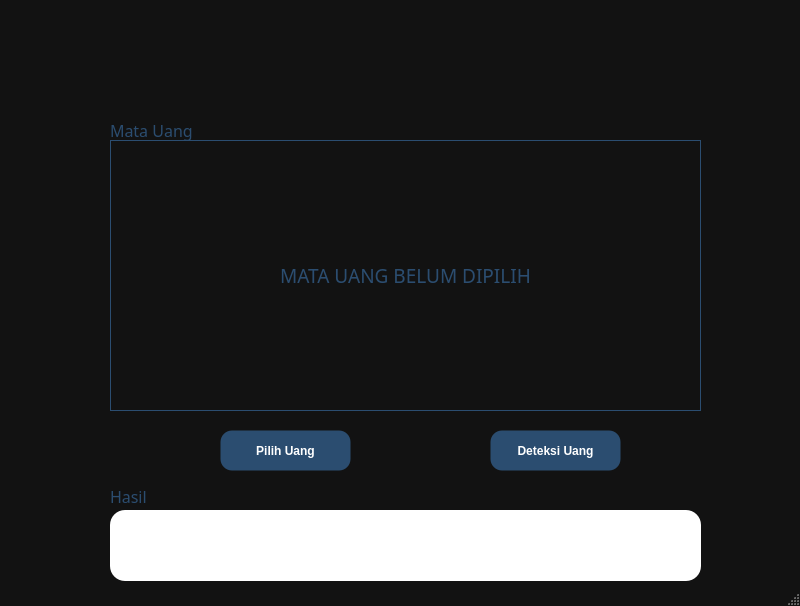
<?xml version="1.0" encoding="UTF-8"?>
<ui version="4.0">
 <class>MainWindow</class>
 <widget class="QMainWindow" name="MainWindow">
  <property name="geometry">
   <rect>
    <x>0</x>
    <y>0</y>
    <width>800</width>
    <height>606</height>
   </rect>
  </property>
  <property name="windowTitle">
   <string>Deteksi Nominal Mata Uang</string>
  </property>
  <property name="styleSheet">
   <string notr="true">QMainWindow {
	background-color:#121212;
	background: url(:/bg/Deteksi Nominal Mata Uang.png);
}</string>
  </property>
  <widget class="QWidget" name="centralwidget">
   <widget class="QLabel" name="GambarMataUang">
    <property name="geometry">
     <rect>
      <x>110</x>
      <y>140</y>
      <width>591</width>
      <height>271</height>
     </rect>
    </property>
    <property name="font">
     <font>
      <family>JetBrains Mono</family>
      <pointsize>14</pointsize>
      <weight>50</weight>
      <bold>false</bold>
     </font>
    </property>
    <property name="styleSheet">
     <string notr="true">QLabel {
	border : 1px solid #2b4d70;
	color : #2b4d70;
}</string>
    </property>
    <property name="text">
     <string>MATA UANG BELUM DIPILIH</string>
    </property>
    <property name="alignment">
     <set>Qt::AlignCenter</set>
    </property>
   </widget>
   <widget class="QPushButton" name="PilihUangButton">
    <property name="geometry">
     <rect>
      <x>220</x>
      <y>430</y>
      <width>131</width>
      <height>41</height>
     </rect>
    </property>
    <property name="styleSheet">
     <string notr="true">QPushButton {
  background-color: #2b4d70;
  border: 1px solid transparent;
  border-radius: 12px;
  box-sizing: border-box;
  color: #FFFFFF;
  cursor: pointer;
  flex: 0 0 auto;
  font-family: &quot;Inter var&quot;,ui-sans-serif,system-ui,-apple-system,system-ui,&quot;Segoe UI&quot;,Roboto,&quot;Helvetica Neue&quot;,Arial,&quot;Noto Sans&quot;,sans-serif,&quot;Apple Color Emoji&quot;,&quot;Segoe UI Emoji&quot;,&quot;Segoe UI Symbol&quot;,&quot;Noto Color Emoji&quot;;
  font-size: 1.125rem;
  font-weight: 600;
  line-height: 1.5rem;
  padding: .75rem 1.2rem;
  text-align: center;
  text-decoration: none #6B7280 solid;
  text-decoration-thickness: auto;
  transition-duration: .2s;
  transition-property: background-color,border-color,color,fill,stroke;
  transition-timing-function: cubic-bezier(.4, 0, 0.2, 1);
  user-select: none;
  -webkit-user-select: none;
  touch-action: manipulation;
  width: auto;
}

QPushButton::pressed{
	border: 3px solid #a0a2a4;
	background-color: #374151;
	opacity : 0.75;
}

QPushButton::hover {
	border: 3px solid black;
}



</string>
    </property>
    <property name="text">
     <string>Pilih Uang</string>
    </property>
   </widget>
   <widget class="QPushButton" name="DeteksiButton">
    <property name="geometry">
     <rect>
      <x>490</x>
      <y>430</y>
      <width>131</width>
      <height>41</height>
     </rect>
    </property>
    <property name="styleSheet">
     <string notr="true">QPushButton {
  background-color: #2b4d70;
  border: 1px solid transparent;
  border-radius: 12px;
  box-sizing: border-box;
  color: #FFFFFF;
  cursor: pointer;
  flex: 0 0 auto;
  font-family: &quot;Inter var&quot;,ui-sans-serif,system-ui,-apple-system,system-ui,&quot;Segoe UI&quot;,Roboto,&quot;Helvetica Neue&quot;,Arial,&quot;Noto Sans&quot;,sans-serif,&quot;Apple Color Emoji&quot;,&quot;Segoe UI Emoji&quot;,&quot;Segoe UI Symbol&quot;,&quot;Noto Color Emoji&quot;;
  font-size: 1.125rem;
  font-weight: 600;
  line-height: 1.5rem;
  padding: .75rem 1.2rem;
  text-align: center;
  text-decoration: none #6B7280 solid;
  text-decoration-thickness: auto;
  transition-duration: .2s;
  transition-property: background-color,border-color,color,fill,stroke;
  transition-timing-function: cubic-bezier(.4, 0, 0.2, 1);
  user-select: none;
  -webkit-user-select: none;
  touch-action: manipulation;
  width: auto;
}

QPushButton::pressed{
	background-color: #374151;
	opacity : 0.75;
}

QPushButton::hover {
	border: 3px solid black;
}</string>
    </property>
    <property name="text">
     <string>Deteksi Uang</string>
    </property>
   </widget>
   <widget class="QTextEdit" name="HasilTextEdit">
    <property name="geometry">
     <rect>
      <x>110</x>
      <y>510</y>
      <width>591</width>
      <height>71</height>
     </rect>
    </property>
    <property name="styleSheet">
     <string notr="true">background:white;
border-radius: 15px;</string>
    </property>
    <property name="readOnly">
     <bool>true</bool>
    </property>
   </widget>
   <widget class="QLabel" name="MataUangLabel">
    <property name="geometry">
     <rect>
      <x>110</x>
      <y>120</y>
      <width>101</width>
      <height>21</height>
     </rect>
    </property>
    <property name="font">
     <font>
      <family>JetBrains Mono</family>
      <pointsize>12</pointsize>
     </font>
    </property>
    <property name="styleSheet">
     <string notr="true">color : #2b4d70;</string>
    </property>
    <property name="text">
     <string>Mata Uang</string>
    </property>
   </widget>
   <widget class="QLabel" name="HasilLabel">
    <property name="geometry">
     <rect>
      <x>110</x>
      <y>490</y>
      <width>47</width>
      <height>13</height>
     </rect>
    </property>
    <property name="font">
     <font>
      <family>JetBrains Mono</family>
      <pointsize>12</pointsize>
     </font>
    </property>
    <property name="styleSheet">
     <string notr="true">color : #2b4d70;</string>
    </property>
    <property name="text">
     <string>Hasil</string>
    </property>
   </widget>
  </widget>
  <widget class="QMenuBar" name="menubar">
   <property name="geometry">
    <rect>
     <x>0</x>
     <y>0</y>
     <width>800</width>
     <height>21</height>
    </rect>
   </property>
  </widget>
  <widget class="QStatusBar" name="statusbar"/>
 </widget>
 <resources>
  <include location="../../../../../../../../../../Documents/Background-pyqt/bg.qrc"/>
 </resources>
 <connections/>
</ui>
